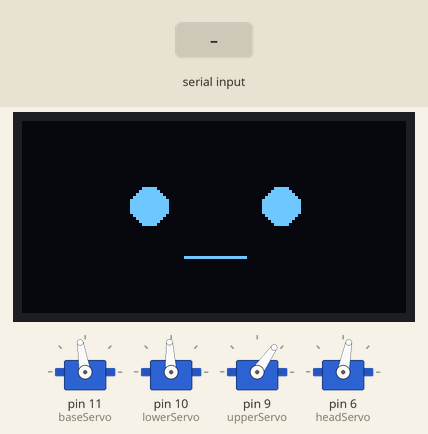
This sketch was run on a simulated Arduino Uno, built with avr-gcc and run on an emulated ATmega328P. Shown: 128×64 one-colour display, 4 × servo. The inputs (shaded band) are chosen by the test bench.

Above: at 4.7 s.
4.8 s: "L" received over Serial
At 5.9 s:
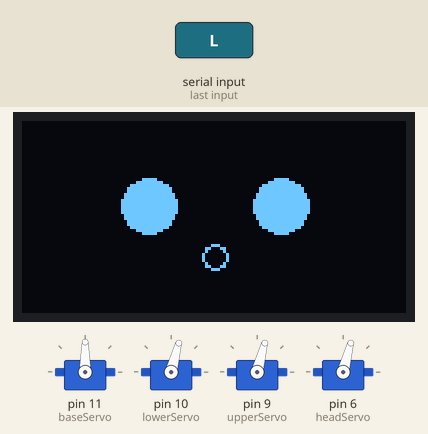
6.3 s: "I" received over Serial
At 7.66 s:
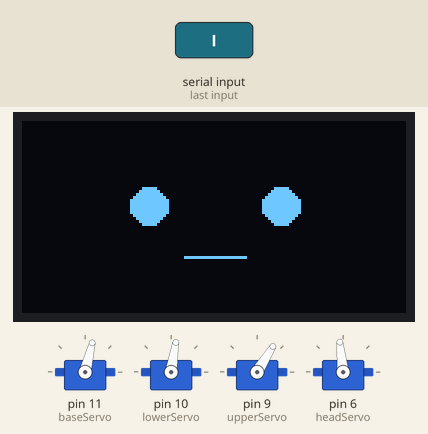
8.4 s: "H" received over Serial
At 8.63 s:
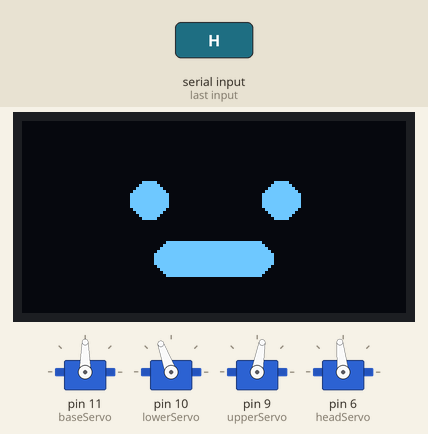
10.6 s: "L" received over Serial
At 12.36 s:
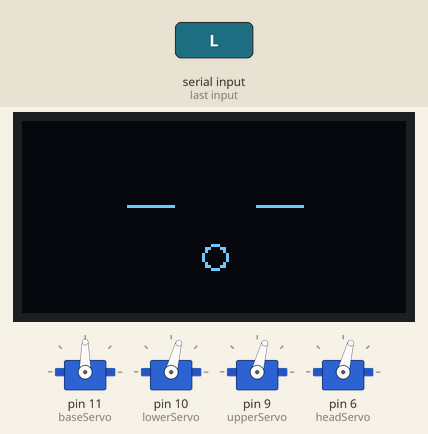
13.6 s: "S" received over Serial
At 14.67 s:
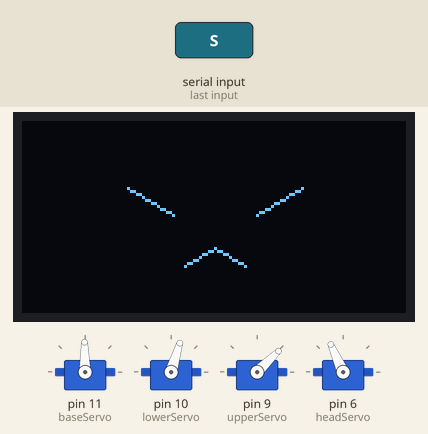
15.2 s: "I" received over Serial
At 20.99 s:
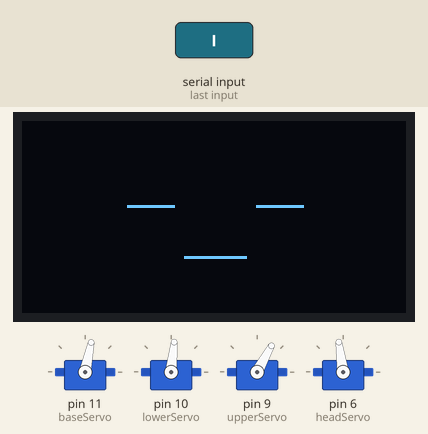
Timing chart, 0 to 34.1 s (numbered marks = the images above; inputs shaded):
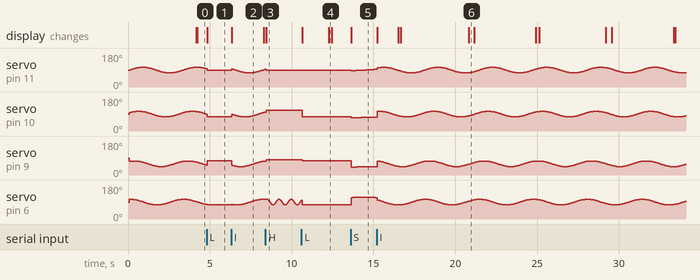

Measured:
- after the input at 4.8 s, servo on pin 6 (headServo): goes on until 4.8 s, then stays 75°; the display: changes at once (image 1)
- after the input at 6.3 s, the display: changes at once (image 2)
- after the input at 8.4 s, the display: changes after 0.06 s (image 3)
- after the input at 10.6 s, servo on pin 10 (lowerServo): 110° → 75° at once; servo on pin 9 (upperServo): 80° → 75° at once; the display: first changes at once (image 4 shows a later state)
- after the input at 13.6 s, servo on pin 11 (baseServo): 90° → 87° at once, → 88° 0.27 s later, → 89° 0.23 s later, → 90° 0.21 s later, … (7 changes in this stretch); servo on pin 10 (lowerServo): 75° → 69° at once, → 70° 0.19 s later, → 71° 0.21 s later, → 72° 0.23 s later, … (6 changes in this stretch)
- after the input at 15.2 s, the display: first changes at once (image 6 shows a later state)

The sketch:

flower_arduino.ino
```cpp
#include <Servo.h>
#include <math.h>
#include <Wire.h>
#include <Adafruit_GFX.h>
#include <Adafruit_SSD1306.h>

#define SCREEN_WIDTH 128
#define SCREEN_HEIGHT 64
Adafruit_SSD1306 display(SCREEN_WIDTH, SCREEN_HEIGHT, &Wire, -1);

Servo baseServo; Servo lowerServo; Servo upperServo; Servo headServo;
float t = 0.0;

int currentState = 0;
int lastDrawnState = -1;

const int BASE_CENTER = 90; const int LOWER_CENTER = 90;
const int UPPER_CENTER = 60; const int HEAD_CENTER = 90;

unsigned long lastBlink = 0;
bool blinking = false;
bool lastBlinking = false;

void drawFace(int state, bool blink) {
  display.clearDisplay();

  if (blink && state != 3) {
    display.drawLine(35, 28, 50, 28, SSD1306_WHITE);
    display.drawLine(78, 28, 93, 28, SSD1306_WHITE);
  } else {
    if (state == 0) {
      display.fillCircle(42, 28, 6, SSD1306_WHITE);
      display.fillCircle(86, 28, 6, SSD1306_WHITE);
    } else if (state == 1) {
      display.fillCircle(42, 28, 9, SSD1306_WHITE);
      display.fillCircle(86, 28, 9, SSD1306_WHITE);
    } else if (state == 2) {
      display.fillCircle(42, 26, 6, SSD1306_WHITE);
      display.fillCircle(86, 26, 6, SSD1306_WHITE);
    } else if (state == 3) {
      display.drawLine(35, 22, 50, 31, SSD1306_WHITE);
      display.drawLine(78, 31, 93, 22, SSD1306_WHITE);
    }
  }

  if (state == 0) {
    display.drawLine(54, 45, 74, 45, SSD1306_WHITE);
  } else if (state == 1) {
    display.drawCircle(64, 45, 4, SSD1306_WHITE);
  } else if (state == 2) {
    display.fillRoundRect(44, 40, 40, 12, 6, SSD1306_WHITE);
  } else if (state == 3) {
    display.drawLine(54, 48, 64, 42, SSD1306_WHITE);
    display.drawLine(64, 42, 74, 48, SSD1306_WHITE);
  }

  display.display();
}

void setup() {
  Serial.begin(9600);
  Wire.begin();
  if (!display.begin(SSD1306_SWITCHCAPVCC, 0x3C)) { while (1); }

  baseServo.attach(11); lowerServo.attach(10);
  upperServo.attach(9); headServo.attach(6);

  drawFace(currentState, false);
}

void loop() {
  if (Serial.available() > 0) {
    char cmd = Serial.read();
    if (cmd == 'I') currentState = 0;
    if (cmd == 'L') currentState = 1;
    if (cmd == 'H') currentState = 2;
    if (cmd == 'S') currentState = 3;
  }

  unsigned long now = millis();
  if (currentState == 0 || currentState == 1) {
    if (!blinking && now - lastBlink > 4000) {
      blinking = true;
      lastBlink = now;
    }
    if (blinking && now - lastBlink > 180) {
      blinking = false;
      lastBlink = now;
    }
  } else {
    blinking = false;
  }

  if (currentState != lastDrawnState || blinking != lastBlinking) {
    drawFace(currentState, blinking);
    lastDrawnState = currentState;
    lastBlinking = blinking;
  }

  int base = BASE_CENTER, lower = LOWER_CENTER, upper = UPPER_CENTER, head = HEAD_CENTER;

  if (currentState == 0) {
    base = BASE_CENTER + 15 * sin(t);
    lower = LOWER_CENTER + 15 * sin(t + 0.5);
    upper = UPPER_CENTER + 15 * sin(t + 1.0);
    head = HEAD_CENTER + 15 * sin(t + 1.5);
    t += 0.04;
  } else if (currentState == 1) {
    lower = LOWER_CENTER - 15;
    upper = UPPER_CENTER + 15;
    head = HEAD_CENTER - 15;
  } else if (currentState == 2) {
    lower = LOWER_CENTER + 20;
    upper = UPPER_CENTER + 20;
    head = HEAD_CENTER + 15 * sin(t * 3.5);
    t += 0.05;
  } else if (currentState == 3) {
    base = BASE_CENTER + 5 * sin(t);
    lower = LOWER_CENTER - 20 + 5 * sin(t + 0.5);
    upper = max(0, UPPER_CENTER - 20) + 5 * sin(t + 1.0);
    head = HEAD_CENTER + 20 + 5 * sin(t + 1.5);
    t += 0.02;
  }

  baseServo.write(base); lowerServo.write(lower);
  upperServo.write(upper); headServo.write(head);
  delay(20);
}
```
